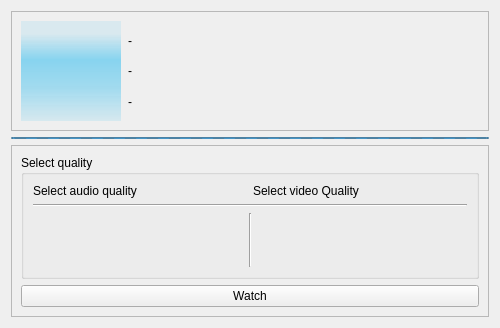
<?xml version="1.0" encoding="UTF-8"?>
<ui version="4.0">
 <class>VideoOption</class>
 <widget class="QWidget" name="VideoOption">
  <property name="geometry">
   <rect>
    <x>0</x>
    <y>0</y>
    <width>500</width>
    <height>317</height>
   </rect>
  </property>
  <property name="minimumSize">
   <size>
    <width>500</width>
    <height>0</height>
   </size>
  </property>
  <property name="windowTitle">
   <string>Form</string>
  </property>
  <layout class="QVBoxLayout" name="verticalLayout">
   <item>
    <widget class="QFrame" name="track_frame">
     <property name="sizePolicy">
      <sizepolicy hsizetype="Preferred" vsizetype="Maximum">
       <horstretch>0</horstretch>
       <verstretch>0</verstretch>
      </sizepolicy>
     </property>
     <property name="frameShape">
      <enum>QFrame::StyledPanel</enum>
     </property>
     <property name="frameShadow">
      <enum>QFrame::Raised</enum>
     </property>
     <layout class="QVBoxLayout" name="verticalLayout_2">
      <item>
       <widget class="QWidget" name="track_widget" native="true">
        <property name="sizePolicy">
         <sizepolicy hsizetype="Preferred" vsizetype="Maximum">
          <horstretch>0</horstretch>
          <verstretch>0</verstretch>
         </sizepolicy>
        </property>
        <property name="styleSheet">
         <string notr="true"> QWidget#widget
       {color: silver;
         background-image:url(:/icons/texture.png), linear-gradient(hsla(0,0%,32%,.99), hsla(0,0%,27%,.95));
        selection-background-color:#3d8ec9;
        selection-color: black; background-clip: border;
        border-image: none; outline: 0;}</string>
        </property>
        <layout class="QVBoxLayout" name="verticalLayout_4">
         <property name="leftMargin">
          <number>0</number>
         </property>
         <property name="topMargin">
          <number>0</number>
         </property>
         <property name="rightMargin">
          <number>4</number>
         </property>
         <property name="bottomMargin">
          <number>0</number>
         </property>
         <item>
          <layout class="QHBoxLayout" name="horizontalLayout_2">
           <property name="spacing">
            <number>0</number>
           </property>
           <property name="leftMargin">
            <number>0</number>
           </property>
           <property name="rightMargin">
            <number>0</number>
           </property>
           <item>
            <widget class="QLabel" name="cover">
             <property name="sizePolicy">
              <sizepolicy hsizetype="Minimum" vsizetype="Minimum">
               <horstretch>0</horstretch>
               <verstretch>0</verstretch>
              </sizepolicy>
             </property>
             <property name="minimumSize">
              <size>
               <width>100</width>
               <height>100</height>
              </size>
             </property>
             <property name="maximumSize">
              <size>
               <width>100</width>
               <height>100</height>
              </size>
             </property>
             <property name="styleSheet">
              <string notr="true">background-color: qlineargradient(spread:pad, x1:0, y1:0, x2:0, y2:1, stop:0.129213 rgba(9, 178, 239, 25), stop:0.38764 rgba(9, 178, 239, 115), stop:0.679775 rgba(9, 178, 239, 84), stop:1 rgba(9, 178, 239, 27));
border:none;</string>
             </property>
             <property name="frameShape">
              <enum>QFrame::StyledPanel</enum>
             </property>
             <property name="text">
              <string/>
             </property>
             <property name="pixmap">
              <pixmap resource="icons.qrc">:/icons/sidebar/album.png</pixmap>
             </property>
             <property name="scaledContents">
              <bool>true</bool>
             </property>
             <property name="margin">
              <number>0</number>
             </property>
            </widget>
           </item>
           <item>
            <layout class="QVBoxLayout" name="track_meta_layout">
             <property name="leftMargin">
              <number>7</number>
             </property>
             <property name="topMargin">
              <number>4</number>
             </property>
             <property name="rightMargin">
              <number>7</number>
             </property>
             <property name="bottomMargin">
              <number>4</number>
             </property>
             <item>
              <widget class="ElidedLabel" name="titlle">
               <property name="text">
                <string>-</string>
               </property>
              </widget>
             </item>
             <item>
              <widget class="ElidedLabel" name="artist">
               <property name="text">
                <string>-</string>
               </property>
              </widget>
             </item>
             <item>
              <widget class="ElidedLabel" name="album">
               <property name="text">
                <string>-</string>
               </property>
              </widget>
             </item>
            </layout>
           </item>
          </layout>
         </item>
        </layout>
       </widget>
      </item>
     </layout>
    </widget>
   </item>
   <item>
    <widget class="QProgressBar" name="progressBar">
     <property name="maximumSize">
      <size>
       <width>16777215</width>
       <height>2</height>
      </size>
     </property>
     <property name="maximum">
      <number>0</number>
     </property>
     <property name="value">
      <number>0</number>
     </property>
     <property name="format">
      <string/>
     </property>
    </widget>
   </item>
   <item>
    <widget class="QFrame" name="option_frame">
     <property name="frameShape">
      <enum>QFrame::StyledPanel</enum>
     </property>
     <property name="frameShadow">
      <enum>QFrame::Raised</enum>
     </property>
     <layout class="QVBoxLayout" name="verticalLayout_3">
      <item>
       <widget class="QGroupBox" name="quality_box">
        <property name="title">
         <string>Select quality</string>
        </property>
        <layout class="QVBoxLayout" name="verticalLayout_5">
         <item>
          <layout class="QHBoxLayout" name="horizontalLayout_3">
           <property name="topMargin">
            <number>0</number>
           </property>
           <item>
            <widget class="QLabel" name="label">
             <property name="text">
              <string>Select audio quality</string>
             </property>
            </widget>
           </item>
           <item>
            <widget class="QLabel" name="label_2">
             <property name="text">
              <string>Select video Quality</string>
             </property>
            </widget>
           </item>
          </layout>
         </item>
         <item>
          <widget class="Line" name="line_2">
           <property name="orientation">
            <enum>Qt::Horizontal</enum>
           </property>
          </widget>
         </item>
         <item>
          <layout class="QHBoxLayout" name="horizontalLayout_5">
           <property name="topMargin">
            <number>0</number>
           </property>
           <property name="rightMargin">
            <number>0</number>
           </property>
           <item>
            <widget class="QScrollArea" name="scrollArea">
             <property name="styleSheet">
              <string notr="true">QWidget{
	background-color: transparent;
	border:none;
}

QScrollBar:vertical {
	   background-color: transparent;
	   border:none;
       width: 10px;
       margin: 15px 0 22px 0;
   }
   QScrollBar::handle:vertical {
       background: grey;
       min-height: 20px;
   }</string>
             </property>
             <property name="horizontalScrollBarPolicy">
              <enum>Qt::ScrollBarAlwaysOff</enum>
             </property>
             <property name="widgetResizable">
              <bool>true</bool>
             </property>
             <property name="alignment">
              <set>Qt::AlignLeading|Qt::AlignLeft|Qt::AlignTop</set>
             </property>
             <widget class="QWidget" name="scrollAreaWidgetContents">
              <property name="geometry">
               <rect>
                <x>0</x>
                <y>0</y>
                <width>218</width>
                <height>61</height>
               </rect>
              </property>
              <layout class="QVBoxLayout" name="verticalLayout_6">
               <item>
                <layout class="QVBoxLayout" name="quality_box_layout_audio">
                 <property name="topMargin">
                  <number>0</number>
                 </property>
                 <property name="rightMargin">
                  <number>0</number>
                 </property>
                </layout>
               </item>
              </layout>
             </widget>
            </widget>
           </item>
           <item>
            <widget class="Line" name="line">
             <property name="orientation">
              <enum>Qt::Vertical</enum>
             </property>
            </widget>
           </item>
           <item>
            <widget class="QScrollArea" name="scrollArea_2">
             <property name="styleSheet">
              <string notr="true">QWidget{
	background-color: transparent;
	border:none;
}

QScrollBar:vertical {
	   background-color: transparent;
	   border:none;
       width: 10px;
       margin: 15px 0 22px 0;
   }
   QScrollBar::handle:vertical {
       background: grey;
       min-height: 20px;
   }</string>
             </property>
             <property name="horizontalScrollBarPolicy">
              <enum>Qt::ScrollBarAlwaysOff</enum>
             </property>
             <property name="widgetResizable">
              <bool>true</bool>
             </property>
             <property name="alignment">
              <set>Qt::AlignLeading|Qt::AlignLeft|Qt::AlignTop</set>
             </property>
             <widget class="QWidget" name="scrollAreaWidgetContents_2">
              <property name="geometry">
               <rect>
                <x>0</x>
                <y>0</y>
                <width>217</width>
                <height>61</height>
               </rect>
              </property>
              <layout class="QVBoxLayout" name="verticalLayout_7">
               <item>
                <layout class="QVBoxLayout" name="quality_box_layout_video">
                 <property name="topMargin">
                  <number>0</number>
                 </property>
                 <property name="rightMargin">
                  <number>0</number>
                 </property>
                </layout>
               </item>
              </layout>
             </widget>
            </widget>
           </item>
          </layout>
         </item>
        </layout>
       </widget>
      </item>
      <item>
       <layout class="QHBoxLayout" name="horizontalLayout">
        <item>
         <widget class="QPushButton" name="watch">
          <property name="text">
           <string>Watch</string>
          </property>
         </widget>
        </item>
       </layout>
      </item>
     </layout>
    </widget>
   </item>
  </layout>
 </widget>
 <customwidgets>
  <customwidget>
   <class>ElidedLabel</class>
   <extends>QLabel</extends>
   <header>elidedlabel.h</header>
  </customwidget>
 </customwidgets>
 <resources>
  <include location="icons.qrc"/>
 </resources>
 <connections/>
</ui>
